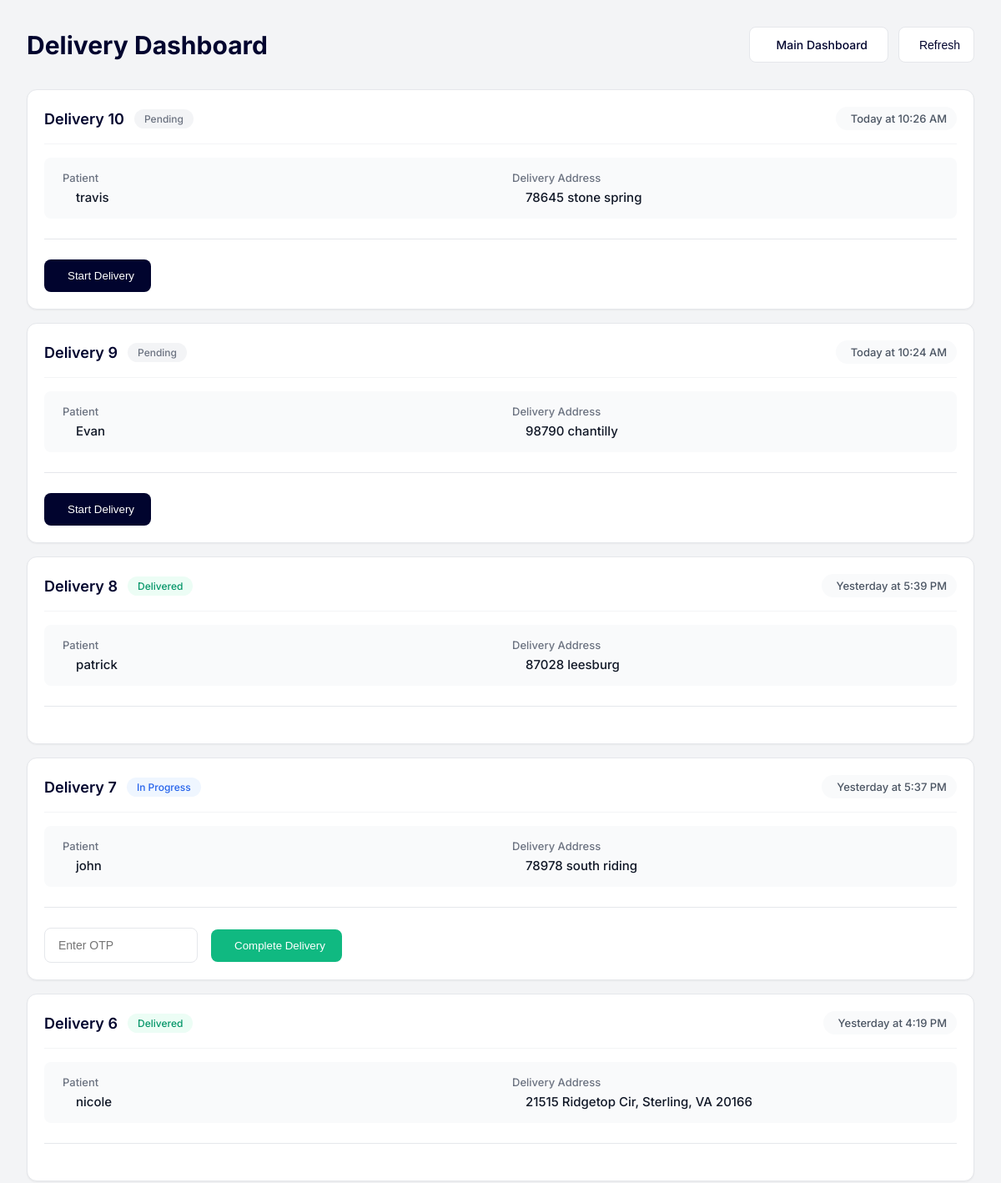
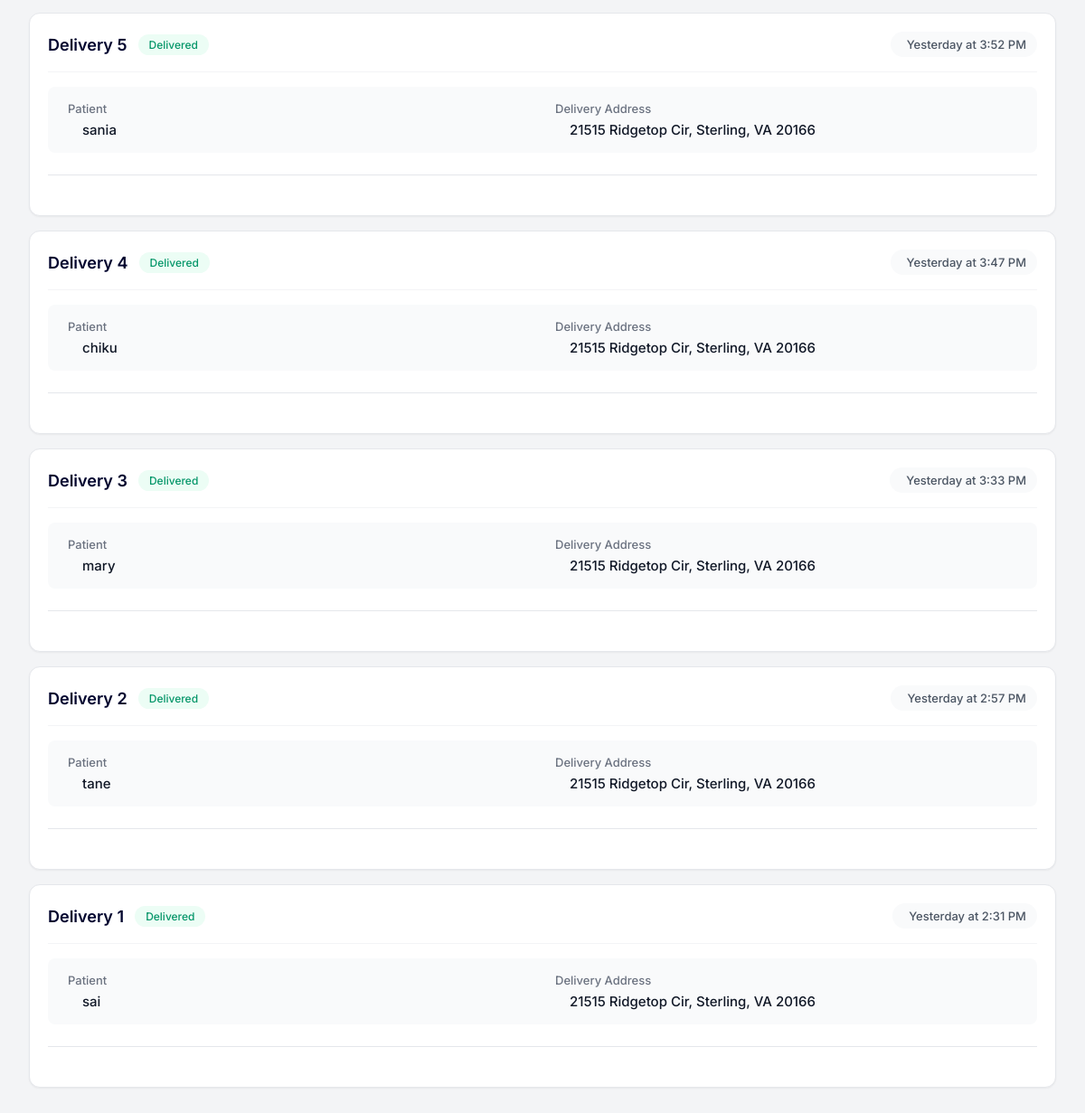
The page /delivery-boy on the database its author committed (2 pictures, top to bottom).
### tables this page shows
CREATE TABLE deliveries (
            id INTEGER PRIMARY KEY AUTOINCREMENT,
            patient_name TEXT,
            phone_number TEXT,
            email TEXT,
            address TEXT,
            medicine TEXT,
            otp TEXT,
            status TEXT
        , phone_verified BOOLEAN DEFAULT 0, otp_verified BOOLEAN DEFAULT 0, created_at TIMESTAMP DEFAULT CURRENT_TIMESTAMP);

### app.py (the view)
@app.route('/delivery-boy')
def delivery_boy_dashboard():
    conn = sqlite3.connect('delivery.db')
    c = conn.cursor()
    c.execute('''
        SELECT id, patient_name, address, status, created_at
        FROM deliveries
        ORDER BY created_at DESC
    ''')
    deliveries = c.fetchall()
    print(f"Number of deliveries found: {len(deliveries)}")
    for delivery in deliveries:
        print(f"Delivery: {delivery}")
    conn.close()
    return render_template('delivery_boy.html', deliveries=deliveries)

### templates/delivery_boy.html (shortened to what this page needs)
<!DOCTYPE html>
<html lang="en">
<head>
    <link href="https://cdn.jsdelivr.net/npm/remixicon@3.5.0/fonts/remixicon.css" rel="stylesheet">
</head>
<body>
    <div class="container">
        <div class="header">
            <h1>Delivery Dashboard</h1>
            <div class="nav-buttons">
                <a href="/" class="btn btn-outline">
                    Main Dashboard
                </a>
                <button onclick="refreshDashboard()" class="btn btn-outline">
                    Refresh
                </button>
            </div>
        </div>
        <div class="deliveries-container">
            {% for delivery in deliveries %}
            <div class="delivery-card" id="delivery-{{ delivery[0] }}">
                <div class="delivery-header">
                    <div class="delivery-title">
                        <h2>Delivery {{ delivery[0] }}</h2>
                        <span class="status-badge status-{{ delivery[3] }}">
                            {{ delivery[3].replace('_', ' ').title() }}
                        </span>
                    </div>
                    <div class="delivery-time">
                        <span class="timestamp" data-time="{{ delivery[4] }}"></span>
                    </div>
                </div>
                <div class="delivery-content">
                    <div class="info-section">
                        <div class="info-group">
                            <div class="info-label">
                                Patient
                            </div>
                            <div class="info-value">{{ delivery[1] }}</div>
                        </div>
                        <div class="info-group">
                            <div class="info-label">
                                Delivery Address
                            </div>
                            <div class="info-value">{{ delivery[2] }}</div>
                        </div>
                    </div>
                    <div class="delivery-actions">
                        {% if delivery[3] == 'pending' %}
                        <button onclick="startDelivery({{ delivery[0] }})" class="action-btn btn-primary">
                            Start Delivery
                        </button>
                        {% elif delivery[3] == 'in_progress' %}
                        <div class="verification-form">
                            <input type="text" id="otp-{{ delivery[0] }}" placeholder="Enter OTP" class="verification-input">
                            <button onclick="completeDelivery({{ delivery[0] }})" class="action-btn btn-success">
                                Complete Delivery
                            </button>
                        </div>
                        {% endif %}
                    </div>
                </div>
            </div>
            {% endfor %}
        </div>
    </div>
</body>
</html>

### templates/delivery_boy.html (style rules this page uses)
:root { --primary-color: #01042E; --secondary-color: #4A6CF7; --success-color: #10B981; --warning-color: #F59E0B; --danger-color: #EF4444; --background-color: #F3F4F6; --card-background: #FFFFFF; --text-primary: #111827; --text-secondary: #6B7280; }
body { font-family: 'Inter', sans-serif; margin: 0; padding: 0; background-color: var(--background-color); color: var(--text-primary); min-height: 100vh; }
.container { max-width: 1200px; margin: 0 auto; padding: 2rem; }
.header { display: flex; justify-content: space-between; align-items: center; margin-bottom: 2rem; }
.nav-buttons { display: flex; gap: 12px; }
.nav-buttons a { display: inline-flex; align-items: center; gap: 0.5rem; padding: 0.75rem 1.5rem; background: var(--card-background); color: var(--primary-color); text-decoration: none; border-radius: 8px; font-weight: 500; border: 1px solid #E5E7EB; transition: all 0.2s ease; }
h1 { color: var(--primary-color); font-size: 1.875rem; font-weight: 700; margin: 0; }
.delivery-card { background: white; border-radius: 12px; padding: 20px; margin-bottom: 16px; box-shadow: 0 1px 2px rgba(0, 0, 0, 0.05); border: 1px solid #E5E7EB; }
.delivery-header { display: flex; justify-content: space-between; align-items: center; margin-bottom: 16px; padding-bottom: 16px; border-bottom: 1px solid #F3F4F6; }
.delivery-title { display: flex; align-items: center; gap: 12px; }
.delivery-title h2 { margin: 0; font-size: 1.125rem; font-weight: 600; color: var(--primary-color); }
.info-group { display: flex; flex-direction: column; gap: 4px; }
.info-label { display: flex; align-items: center; gap: 6px; color: #6B7280; font-size: 0.875rem; }
.info-value { font-size: 1rem; color: #111827; font-weight: 500; }
.delivery-time { display: flex; align-items: center; gap: 6px; color: #6B7280; font-size: 0.813rem; background: #F9FAFB; padding: 6px 12px; border-radius: 16px; }
.btn { display: inline-flex; align-items: center; gap: 8px; padding: 10px 16px; border-radius: 8px; font-size: 0.875rem; font-weight: 500; cursor: pointer; transition: all 0.2s ease; border: none; }
.btn-outline { background: white; color: var(--primary-color); border: 1px solid #E5E7EB; }
.btn-primary { background: var(--primary-color); color: white; }
.timestamp { color: #4B5563; font-weight: 500; }
.status-badge { font-size: 0.75rem; font-weight: 500; padding: 4px 12px; border-radius: 20px; background: #F3F4F6; color: #6B7280; }
.status-delivered { background: #ECFDF5; color: #059669; }
.status-in_progress { background: #EFF6FF; color: #2563EB; }
.info-section { display: grid; grid-template-columns: repeat(auto-fit, minmax(250px, 1fr)); gap: 16px; padding: 16px; background: #F9FAFB; border-radius: 8px; margin-bottom: 16px; }
.info-group { display: flex; flex-direction: column; gap: 6px; }
.info-label { display: flex; align-items: center; gap: 6px; color: #6B7280; font-size: 0.813rem; font-weight: 500; }
.info-value { font-size: 0.938rem; color: #111827; font-weight: 500; padding-left: 22px; }
.delivery-actions { margin-top: 1.5rem; padding-top: 1.5rem; border-top: 1px solid #E5E7EB; }
.action-btn { display: inline-flex; align-items: center; gap: 0.5rem; padding: 0.75rem 1.25rem; border-radius: 8px; font-weight: 500; cursor: pointer; transition: all 0.2s ease; border: none; }
.btn-success { background: var(--success-color); color: white; }
.verification-form { display: flex; gap: 1rem; align-items: center; }
.verification-input { padding: 0.75rem 1rem; border: 1px solid #E5E7EB; border-radius: 8px; font-size: 0.875rem; width: 150px; }

### rows shown on the page
deliveries: id "10", status "Pending", patient_name "travis", address "78645 stone spring"
deliveries: id "9", status "Pending", patient_name "Evan", address "98790 chantilly"
deliveries: id "8", status "Delivered", patient_name "patrick", address "87028 leesburg"
deliveries: id "7", status "In Progress", patient_name "john", address "78978 south riding"
deliveries: id "6", status "Delivered", patient_name "nicole", address "21515 Ridgetop Cir, Sterling, VA 20166"
deliveries: id "5", status "Delivered", patient_name "sania", address "21515 Ridgetop Cir, Sterling, VA 20166"
deliveries: id "4", status "Delivered", patient_name "chiku", address "21515 Ridgetop Cir, Sterling, VA 20166"
deliveries: id "3", status "Delivered", patient_name "mary", address "21515 Ridgetop Cir, Sterling, VA 20166"
deliveries: id "2", status "Delivered", patient_name "tane", address "21515 Ridgetop Cir, Sterling, VA 20166"
deliveries: id "1", status "Delivered", patient_name "sai", address "21515 Ridgetop Cir, Sterling, VA 20166"
